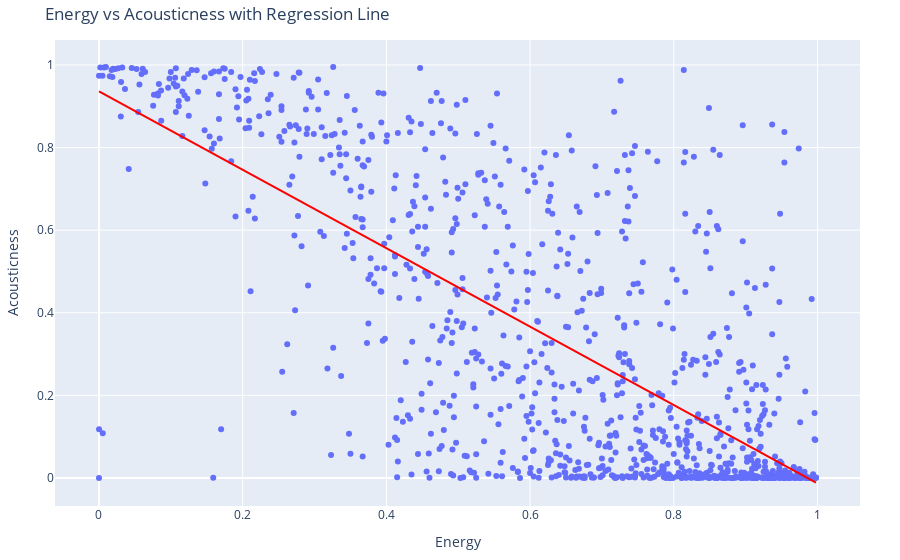

Source (notebook cell):
### Markdown cell above
#### Scatter Plot

### Code cell
fig = plot_scatter(
    df_sample,
    x_col="energy",
    y_col="acousticness",
    title="Energy vs Acousticness with Regression Line",
    xlabel="Energy",
    ylabel="Acousticness",
    trend=True
)
fig.write_image(f"{PROJECT_ROOT}/figures/energy_vs_acousticness.png")
fig.show()

### Figure 1 — Plotly figure (JSON) as saved in the notebook; plotly's stock layout.template omitted (floating-point values rounded to 4 significant figures; data arrays with more than 128 entries replaced by an {"elided": "..."} marker saying what was removed)
{"data": [{"hovertemplate": "Energy=%{x}<br>Acousticness=%{y}<extra></extra>", "legendgroup": "", "marker": {"color": "#636efa", "symbol": "circle"}, "mode": "markers", "name": "", "orientation": "v", "showlegend": false, "type": "scatter", "x": {"elided": "1000 float values"}, "xaxis": "x", "y": {"elided": "1000 float values"}, "yaxis": "y"}, {"hovertemplate": "<b>OLS trendline</b><br>acousticness = -0.94942 * energy + 0.935938<br>R<sup>2</sup>=0.521888<br><br>Energy=%{x}<br>Acousticness=%{y} <b>(trend)</b><extra></extra>", "legendgroup": "", "line": {"color": "red"}, "marker": {"color": "#636efa", "symbol": "circle"}, "mode": "lines", "name": "", "showlegend": false, "type": "scatter", "x": {"elided": "1000 float values"}, "xaxis": "x", "y": {"elided": "1000 float values"}, "yaxis": "y"}], "layout": {"legend": {"tracegroupgap": 0}, "margin": {"b": 40, "l": 40, "r": 40, "t": 40}, "title": {"text": "Energy vs Acousticness with Regression Line"}, "xaxis": {"anchor": "y", "domain": [0, 1], "title": {"text": "Energy"}}, "yaxis": {"anchor": "x", "domain": [0, 1], "title": {"text": "Acousticness"}}}}
